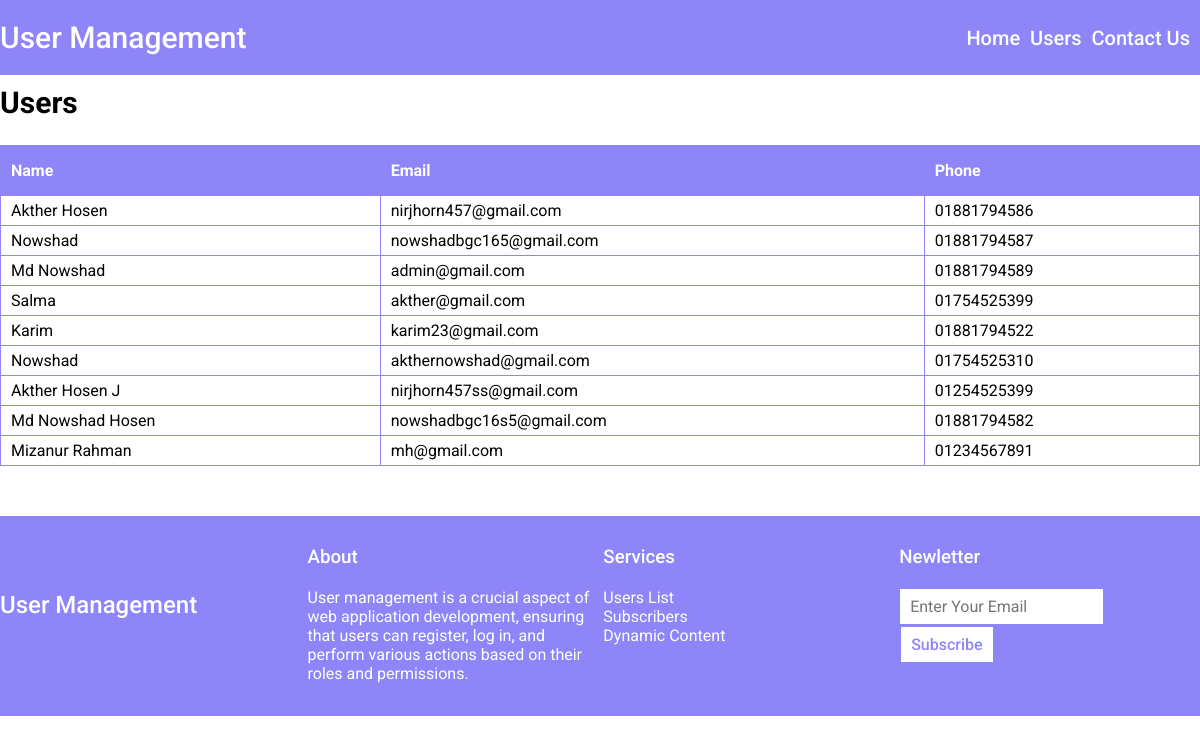
Page /um/ on the earlier database version.
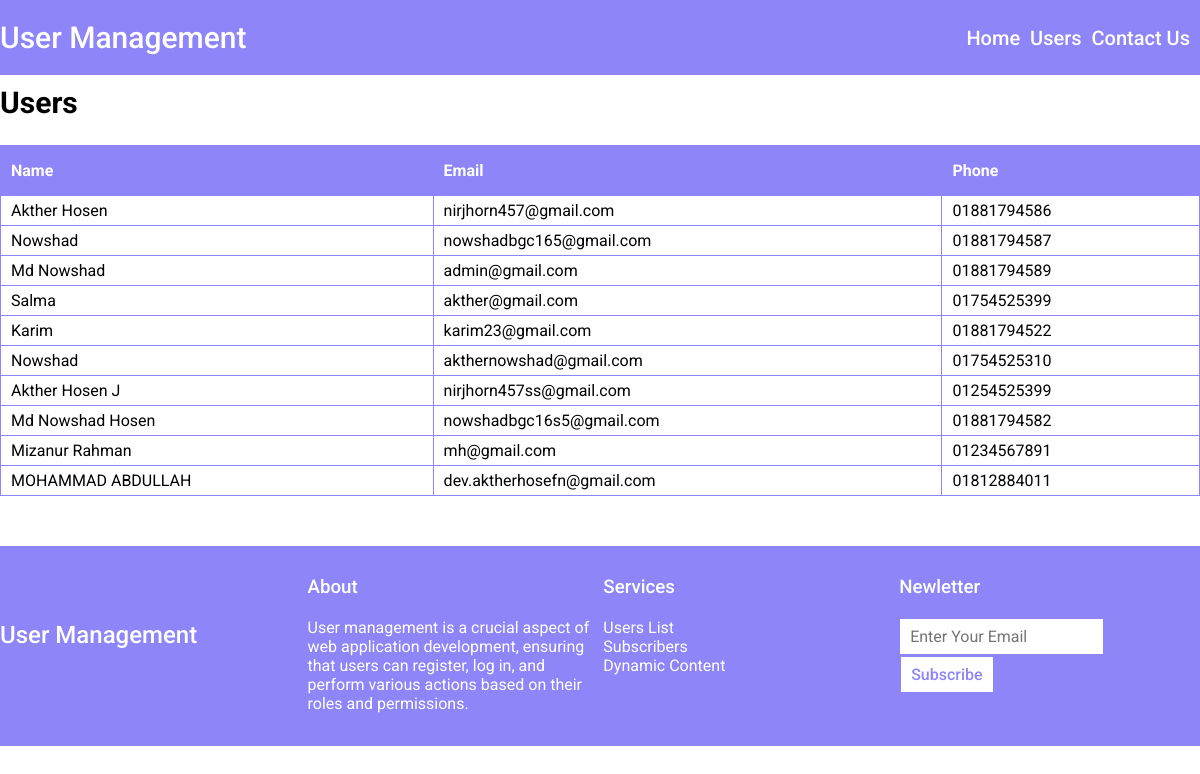
Same page on the later database version.
### um_app/models.py (models this page shows)
class ContactModel(models.Model):
    name = models.CharField(max_length = 50)
    email = models.CharField(max_length = 50)
    phone = models.CharField(max_length = 50)

### um_app/views.py (the view)
# urls.py: path('', views.index, name='users')
def index(request):
    users = ContactModel.objects.all()
    context = {
        'users': users
    }
    return render(request, 'um_app/user.html', context)

### um_app/templates/um_app/user.html
{% extends "base.html" %}
{% load static %}
{% block content %}
<div class="container user-table">
    <h2 class="user-heading">Users</h2>
    <table>
        <thead>
            <tr>
                <th>Name</th>
                <th>Email</th>
                <th>Phone</th>
            </tr>
        </thead>
        <tbody>
            {% for user in users %}
            <tr>
                <td>{{user.name}}</td>
                <td>{{user.email}}</td>
                <td>{{user.phone}}</td>
            </tr>
            {% endfor %}
        </tbody>
    </table>
</div>
{% endblock content %}

### templates/base.html (shortened to what this page needs)
{% load static %}
<!DOCTYPE html>
<html lang="en">
<head>
    <link rel="stylesheet" type="text/css" href="{% static 'css/base.css' %}">
</head>
<body>
    <header class="header">
        <nav class="navbar container">
            <h2>User Management</h2>
            <ul class="navlink">
                <li><a href="{% url 'home' %}">Home</a></li>
                <li>
                    <a href="{% url 'users' %}">Users</a>
                </li>
                <li><a href="#contact">Contact Us</a></li>
            </ul>
        </nav>
    </header>
    {% block content %}
    {% endblock content %}
    <footer class="footer-section">
        <div class="footer-container container">
            <h2 class="section-title">User Management</h2>
            <div class="sub-section">
                <div>
                    <h3>About</h3>
                    <p>
                        User management is a crucial aspect of web application development, ensuring that users can
                        register, log in, and perform various actions based on their roles and permissions.
                    </p>
                </div>
                <div>
                    <h3>Services</h3>
                    <ul>
                        <li>Users List</li>
                        <li>Subscribers</li>
                        <li>Dynamic Content</li>
                    </ul>
                </div>
                <div class="newsletter-container">
                    <h3>Newletter</h3>
                    <input type="email" placeholder="Enter Your Email">
                    <button class="newsletter-btn">Subscribe</button>
                </div>
            </div>
        </div>
    </footer>
</body>
</html>

### static/css/base.css (style rules this page uses)
* { margin: 0; padding: 0; box-sizing: border-box; font-family: "Roboto", sans-serif; }
.container { max-width: 1440px; margin: 0 auto; }
.header { background-color: #8e86f8; }
.navbar { display: flex; align-items: center; justify-content: space-between; color: #ffffff; padding: 20px 0px; }
.navbar h2 { font-weight: 500; font-size: 30px; }
.navlink { display: flex; list-style: none; }
.navlink li { margin-right: 10px; font-weight: 500; font-size: 20px; }
.navlink li > a { text-decoration: none; color: #fff; }
.user-heading { font-weight: bold; font-size: 30px; text-align: left; margin-top: 10px; margin-bottom: -25px; }
table, th, td { border: 1px solid #8e86f8; border-collapse: collapse; padding: 5px 10px; }
table { width: 100%; margin: 50px 0; overflow-x: auto; }
th { height: 50px; text-align: left; background-color: #8e86f8; color: #fff; border: 1px solid #8e86f8; }
.footer-section { background-color: #8e86f8; height: 200px; color: #fff; font-weight: 500; }
.footer-container { display: flex; align-items: center; justify-content: space-between; color: #fff; }
.section-title { font-weight: 500; }
.footer-container h2 { flex: 1; }
.footer-container .sub-section { flex: 3; }
.sub-section { display: flex; justify-content: space-evenly; padding: 10px 15px; gap: 10px; }
.sub-section div { flex: 1; }
.sub-section h3 { font-weight: 500; margin: 20px 0px; }
.sub-section ul > li, .sub-section p { list-style: none; font-weight: 400; }
.newsletter-container input { border: 1px solid #8e86f8; outline: none; padding: 8px 10px; font-size: 16px; }
.newsletter-btn { background-color: white; color: #8e86f8; padding: 8px 10px; border: 2px solid #8e86f8; outline: none; font-weight: 500; font-size: 16px; }

Differences in the rows shown:
added ContactModel: name "MOHAMMAD ABDULLAH", email "dev.aktherhosefn@gmail.com", phone "01812884011"
